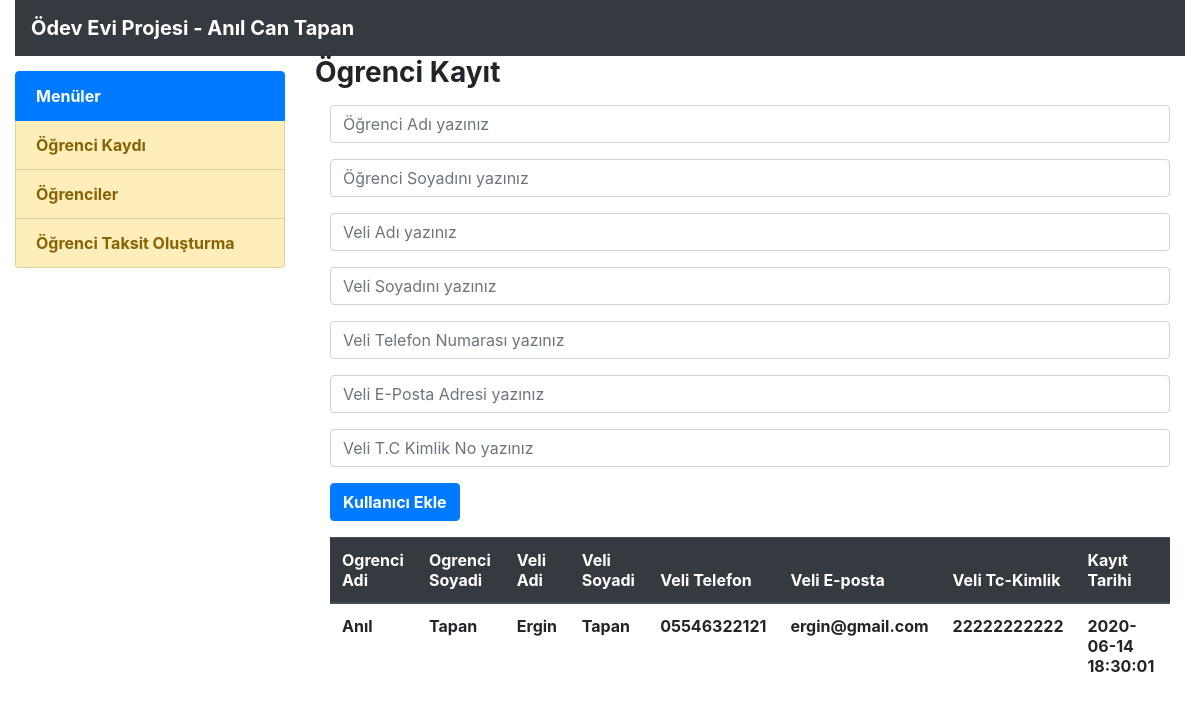
The app's page /kayitolustur.php with its own data.
### tables this page shows
CREATE TABLE `ogrencibilgileri` (
  `id` int(11) NOT NULL,
  `ogrenci_ad` text NOT NULL,
  `ogrenci_soyad` text NOT NULL,
  `veli_ad` text NOT NULL,
  `veli_soyad` text NOT NULL,
  `veli_tel` text NOT NULL,
  `veli_mail` text NOT NULL,
  `veli_tc` text NOT NULL,
  `tarih` text NOT NULL
);

### kayitolustur.php (the view, shortened to what this page needs)
<?php include("header.php") ?>
	<h3><strong> Ögrenci Kayıt</strong></h3>
		<div class="col">
<form class="ust15bosluk" action="" method="POST">
	<div class="form-group">
		<input name="ogrenci_ad" type="text" placeholder="Öğrenci Adı yazınız" class="form-control" value="">
	</div>
	<div class="form-group">
		<input name="ogrenci_soyad" type="text" placeholder="Öğrenci Soyadını yazınız" class="form-control" value="">
	</div>
	<div class="form-group">
		<input name="veli_ad" type="text" placeholder="Veli Adı yazınız" class="form-control" value="">
	</div>
	<div class="form-group">
		<input name="veli_soyad" type="text" placeholder="Veli Soyadını yazınız" class="form-control" value="">
	</div>
		<div class="form-group">
		<input name="veli_tel" type="text" placeholder="Veli Telefon Numarası yazınız" class="form-control" value="">
	</div>
		<div class="form-group">
		<input name="veli_mail" type="text" placeholder="Veli E-Posta Adresi yazınız" class="form-control" value="">
	</div>
		<div class="form-group">
		<input name="veli_tc" type="text" placeholder="Veli T.C Kimlik No yazınız" class="form-control" value="">
	</div>
	<button name="btnKullaniciEkle" type="submit" class="btn btn-primary"><strong>Kullanıcı Ekle</strong></button>
</form>
<table class="table ust15bosluk">
  <thead class="thead-dark">
    <tr>
      <th><strong>Ogrenci Adi</strong></th>
      <th><strong>Ogrenci Soyadi</strong></th>
      <th><strong>Veli Adi</strong></th>
	  <th><strong>Veli Soyadi</strong></th>
	  <th><strong>Veli Telefon</strong></th>
	  <th><strong>Veli E-posta</strong></th>
	  <th><strong>Veli Tc-Kimlik</strong></th>
	  <th><strong>Kayıt Tarihi</strong></th>
    </tr>
  </thead>
  <tbody>
  <?php
	$sorguOgrenci = mysqli_query($baglanti, "select * from ogrencibilgileri");
	while($diziOgrenci = mysqli_fetch_array($sorguOgrenci)) { ?>
		<tr>
		  <td><strong><?= $diziOgrenci["ogrenci_ad"] ?></strong></td>
		  <td><strong><?= $diziOgrenci["ogrenci_soyad"] ?></strong></td>
		  <td><strong><?= $diziOgrenci["veli_ad"] ?></strong></td>
		  <td><strong><?= $diziOgrenci["veli_soyad"] ?></strong></td>
		  <td><strong><?= $diziOgrenci["veli_tel"] ?></strong></td>
		  <td><strong><?= $diziOgrenci["veli_mail"] ?></strong></td>
		  <td><strong><?= $diziOgrenci["veli_tc"] ?></strong></td>
		  <td><strong><?= $diziOgrenci["tarih"] ?></strong></td>
		</tr>
	<?php } ?>
  </tbody>
</table>

### stil.css (style rules this page uses)
.ust15bosluk { margin-top:15px; }
strong { font-weight: bold; }

### records on screen
ogrencibilgileri: ogrenci_ad "Anıl", ogrenci_soyad "Tapan", veli_ad "Ergin", veli_soyad "Tapan", veli_tel "05546322121", veli_mail "ergin@gmail.com", veli_tc "22222222222", tarih "2020-06-14 18:30:01"
